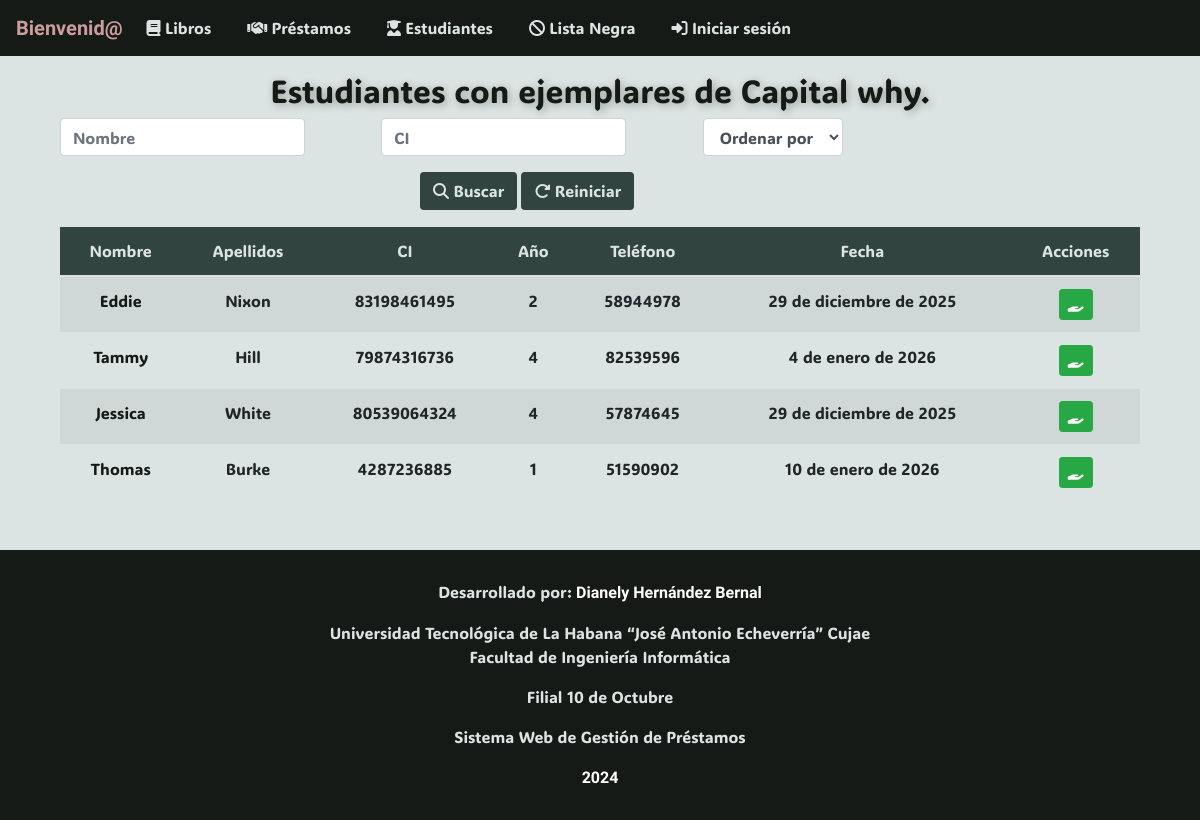
Page /libros/652/ on the committed database.
### app/models.py (models this page shows, shortened)
class Libro(models.Model):
    titulo = models.CharField(max_length=30)
    categoria = models.CharField(max_length=30, choices=LIBRO_CATEGORIA)
    cantidad_disponible = models.IntegerField()
    cantidad_prestada = models.IntegerField()
    autor = models.CharField(max_length=30)
    editorial = models.CharField(max_length=30)
    descripcion = models.TextField()

class Prestamo(models.Model):
    fecha = models.DateField()
    estudiante = models.ForeignKey(Estudiante, on_delete=models.CASCADE)
    libro = models.ForeignKey(Libro, on_delete=models.CASCADE)

class Estudiante(models.Model):
    nombre = models.CharField(max_length=30)
    apellidos = models.CharField(max_length=30)
    edad = models.IntegerField()
    anno_academico = models.IntegerField()
    CI = models.CharField(max_length=11, unique=True, validators=[RegexValidator(r'^\d{11}$')])
    telefono = models.CharField(max_length=8, validators=[RegexValidator(r'^\d{8}$')])

### app/views.py (the view)
# urls.py: path("libros/<int:pk>/", LibroDetailView.as_view(), name="libro-detail"),
class LibroDetailView(DetailView):
    model = Libro
    template_name = "app/libro_detail.html"
    def get_context_data(self, **kwargs):
        context = super().get_context_data(**kwargs)
        libro = self.get_object()
        prestamos = Prestamo.objects.filter(libro=libro)
        prestamos2 = ListaNegra.objects.filter(libro=libro)
        nombre = self.request.GET.get("buscar_nombre", "")
        if nombre:
            prestamos = prestamos.filter(estudiante__nombre__icontains=nombre)
            prestamos2 = prestamos2.filter(estudiante__nombre__icontains=nombre)
        ci = self.request.GET.get("buscar_ci", "")
        if ci:
            prestamos = prestamos.filter(estudiante__CI=ci)
            prestamos2 = prestamos2.filter(estudiante__CI=ci)
        orden = self.request.GET.get("ordenar_por", "")
        if orden:
            prestamos = prestamos.order_by(orden)
            prestamos2 = prestamos2.order_by(orden)
        context["prestamos"] = prestamos
        context["prestamos2"] = prestamos2
        return context

### app/templates/app/libro_detail.html (shortened to what this page needs)
{% extends 'app/base.html' %}
{% block content %}
<div class="container mt-3">
    <h2 class="text-center display-5" style="animation: pulse 1.5s 1; text-shadow: 2px 2px 8px rgba(0, 0, 0, 0.3);">
        Estudiantes con ejemplares de {{ libro.titulo }}
    </h2>
    <form method="GET" class="form-inline mb-3">
        <div class="row">
            <div class="col-md-4">
                <input type="text" name="buscar_nombre" class="form-control" placeholder="Nombre" value="{{ request.GET.buscar_nombre }}">
            </div>
            <div class="col-md-4">
                <input type="text" name="buscar_ci" class="form-control" placeholder="CI" value="{{ request.GET.buscar_ci }}">
            </div>
            <div class="col-md-4">
                <select name="ordenar_por" class="form-control">
                    <option value="">Ordenar por</option>
                </select>
            </div>
            <div class="col-md-12 text-center mt-3">
                <button type="submit" class="btn btn-color"><i class="fas fa-search"></i> Buscar</button>
                <a href="{% url 'libro-detail' libro.id %}" class="btn btn-color"><i class="fas fa-redo-alt"></i> Reiniciar</a>
            </div>
        </div>
    </form>
    <table class="table table-striped text-center">
        <thead class="secondary-color">
            <tr>
                <th>Nombre</th>
                <th>Apellidos</th>
                <th>CI</th>
                <th>Año</th>
                <th>Teléfono</th>
                <th>Fecha</th>
                <th>Acciones</th>
            </tr>
        </thead>
        <tbody>
            {% for prestamo in prestamos %}
            <tr>
                <td><a href="{% url 'estudiante-detail' prestamo.estudiante.id %}">{{ prestamo.estudiante.nombre }}</a></td>
                <td>{{ prestamo.estudiante.apellidos }}</td>
                <td>{{ prestamo.estudiante.CI }}</td>
                <td>{{ prestamo.estudiante.anno_academico }}</td>
                <td>{{ prestamo.estudiante.telefono }}</td>
                <td>{{ prestamo.fecha }}</td>
                <td>
                    <a href="{% url 'devolver_libro' libro_id=libro.id estudiante_id=prestamo.estudiante.id success_url='libro-detail' %}" class="btn btn-success btn-sm"><i class="fas fa-hand-holding"></i></a>
                </td>
            </tr>
            {% endfor %}
        </tbody>
    </table>
</div>
{% endblock %}

### app/templates/app/base.html (style rules this page uses)
:root { --color-primario: #161a17; --color-secundario: #324440; --color-terciario: #dbe4e2; --color-cuarto: #cb9e9d; }
body { background-color: var(--color-terciario); }
.secondary-color { background-color: var(--color-secundario); color: var(--color-terciario); }
.btn-color { background-color: var(--color-secundario); color: var(--color-terciario); }
a { color: var(--color-primario) }
h1, h2, h3, h4 { color: var(--color-primario); }
* { font-family: ADLaM Display, Ubuntu; font-weight: 400; }

### rows in the picture
Libro: titulo "Capital why."
Prestamo: estudiante.nombre "Eddie", estudiante.apellidos "Nixon", estudiante.CI "83198461495", estudiante.anno_academico "2", estudiante.telefono "58944978", fecha "29 de diciembre de 2025"
Prestamo: estudiante.nombre "Tammy", estudiante.apellidos "Hill", estudiante.CI "79874316736", estudiante.anno_academico "4", estudiante.telefono "82539596", fecha "4 de enero de 2026"
Prestamo: estudiante.nombre "Jessica", estudiante.apellidos "White", estudiante.CI "80539064324", estudiante.anno_academico "4", estudiante.telefono "57874645", fecha "29 de diciembre de 2025"
Prestamo: estudiante.nombre "Thomas", estudiante.apellidos "Burke", estudiante.CI "4287236885", estudiante.anno_academico "1", estudiante.telefono "51590902", fecha "10 de enero de 2026"
